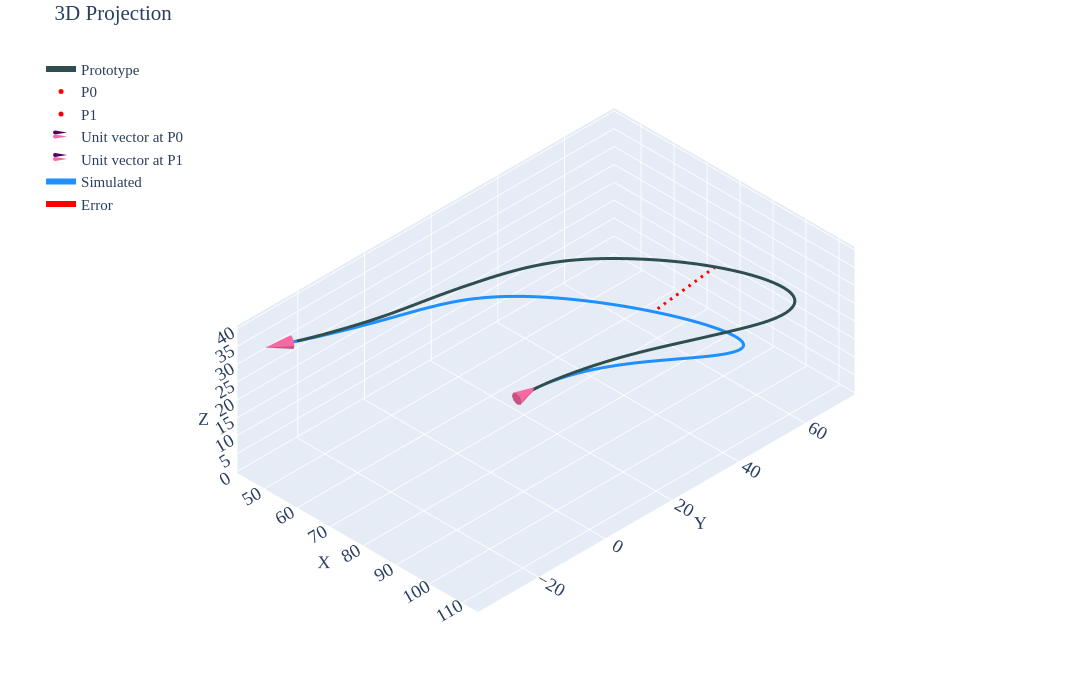

The code cell stored with this chart in its notebook:
### Code cell
#| label: p2c3

gravity_looper(psit=2,case=3,youngs_modulus=0.0032445,pfix='youngs-sens\\youngs-90-3244\\')
